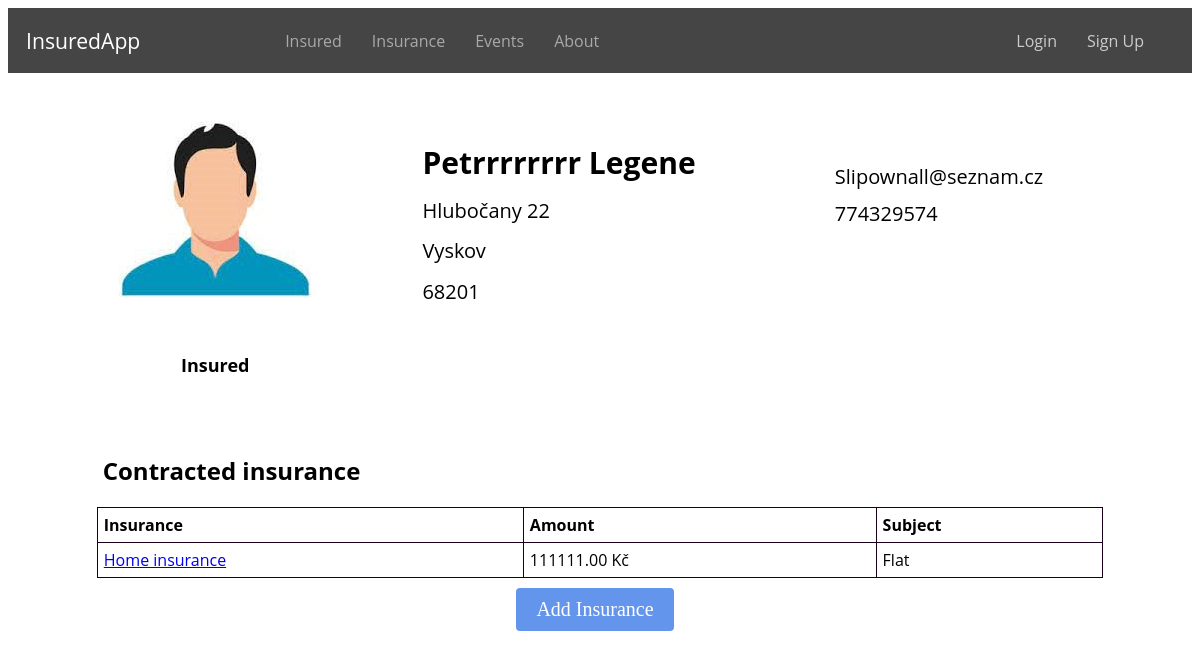
Before: /insured/8/ with the older database file.
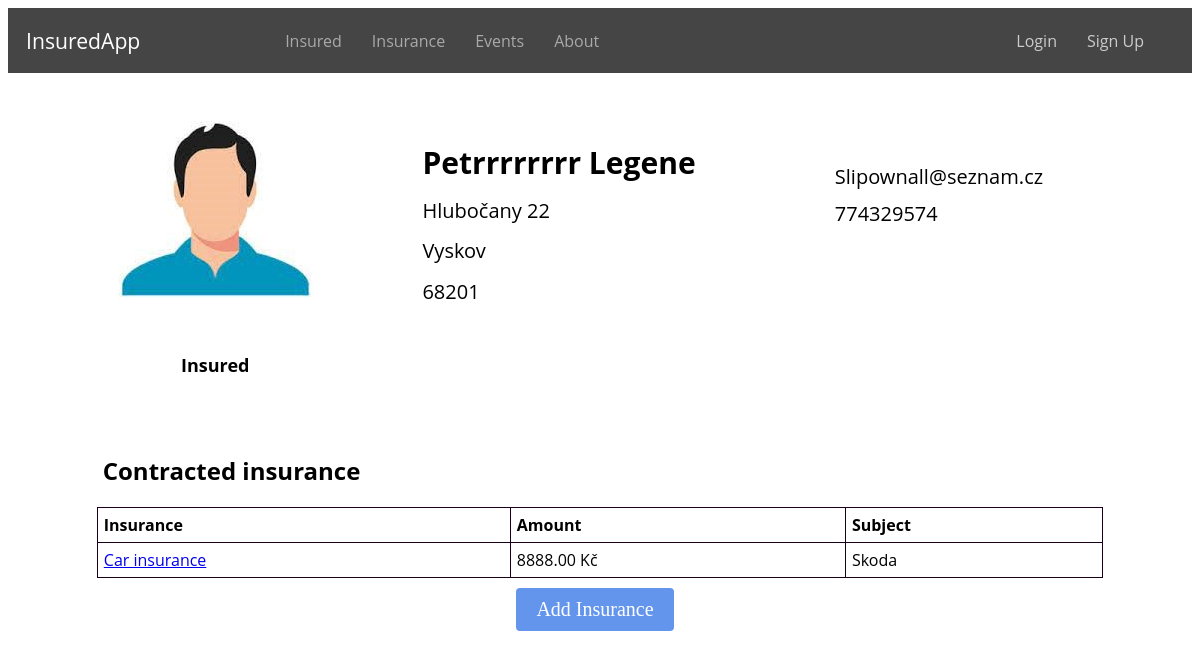
After: the same page with the newer database file.
### evidence/models.py (models this page shows, shortened)
class Insured(models.Model):
    user = models.ForeignKey(User, on_delete=models.CASCADE, related_name='insured', null=True, blank=True)
    first_name = models.CharField(max_length=100)
    profile_photo = models.ImageField(upload_to='profile_photos', blank=True, null=True)
    last_name = models.CharField(max_length=100)
    email = models.EmailField()
    role = models.CharField(max_length=20, choices=RoleEnum.choices(), null=True)
    street = models.CharField(max_length=100)
    city = models.CharField(max_length=64)
    zipcode = models.CharField(max_length=16)
    phone = models.CharField(max_length=16)
    is_policyholder = models.BooleanField(default=False)
    class Meta:
        ordering = ['id']

class Insurance(models.Model):
    INSURANCE_TYPE = (
        ('home', 'Home insurance'),
        ('car', 'Car insurance'),
        ('property', 'Property insurance'),
    )
    insurance = models.ManyToManyField(Insured, related_name='insurance')
    type = models.CharField(max_length=32, choices=INSURANCE_TYPE)
    subject = models.CharField(max_length=32)
    amount = models.DecimalField(max_digits=10, decimal_places=2)
    valid_from = models.DateField()
    valid_until = models.DateField()
    class Meta:
        ordering = ['id']

### evidence/views.py (the view)
# urls.py: path('insured/<int:insured_id>/', views.insured_detail, name='insured_detail'),
def insured_detail(request, insured_id):
    insured = get_object_or_404(Insured, pk=insured_id)
    return render(request, 'insured_detail.html', {'insured': insured, 'insured_id': insured_id})

### evidence/templates/insured_detail.html (shortened to what this page needs)
{% extends 'base.html' %}
{% load static %}
{% block content %}
    <div class="insured-info">
        <div class="thumbnail">
            {% if insured.profile_photo %}
                <img src="{{ insured.profile_photo.url }}" alt="Thumbnail">
                <p class="role">{{ insured.get_role_display }}</p>
            {% else %}
                <img src="{% static 'evidence/default_thumbnail.jpg' %}" alt="Default Thumbnail">
                <p class="role">{{ insured.get_role_display }}</p>
            {% endif %}
        </div>
        <div class="personal-info">
            <p class="name">{{ insured.first_name }} {{ insured.last_name }}</p>
            <p>{{ insured.street }}</p>
            <p>{{ insured.city }}</p>
            <p>{{ insured.zipcode }}</p>
        </div>
        <div class="contact-info">
            <p>{{ insured.email }}</p>
            <p>{{ insured.phone }}</p>
        </div>
    </div>
    <div class="insured-policies">
        <h2 class="insured-h">Contracted insurance</h2>
        <table class="policies-table">
            <thead>
                <tr>
                    <th>Insurance</th>
                    <th>Amount</th>
                    <th>Subject</th>
                </tr>
            </thead>
            <tbody>
            {% for policy in insured.insurance.all %}
                <tr>
                    <td><a href="{% url 'insurance_detail' insurance_id=policy.id %}">{{ policy.get_type_display }}</a></td>
                    <td>{{ policy.amount }} Kč</td>
                    <td>{{ policy.subject }}</td>
                </tr>
            {% endfor %}
            </tbody>
        </table>
    </div>
    <div class="main-buttons">
        <a href="{% url 'add_insurance' insured_id=insured.id %}" class="button button-add">Add Insurance</a>
    </div>
{% endblock %}

### evidence/templates/base.html (shortened to what this page needs)
<!DOCTYPE html>
<html>
{% load static %}
<head>
    <link href="{% static 'css/style.css' %}" rel="stylesheet">
</head>
<body>
    <div class="navbar">
        <div class="navbar-logo">
            <a href="/" class="navbar-logo">InsuredApp</a>
        </div>
        <div class="navbar-links">
            <a href="/insured/" {% if request.path == '/insured/' %}class="active"{% endif %}>Insured</a>
            <a href="/insurances/" {% if request.path == '/insurances/' %}class="active"{% endif %}>Insurance</a>
            <a href="/insurance_events/" {% if request.path == '/insurance_events/' %}class="active"{% endif %}>Events</a>
            <a href="/about/" {% if request.path == '/about/' %}class="active"{% endif %}>About</a>
        </div>
        <div class="navbar-login">
            {% if user.is_authenticated %}
                <span>{{ user.username }}</span>
                <a href="/logout/">Logout</a>
            {% else %}
                <a href="/login/">Login</a>
                <a href="/signup/">Sign Up</a>
            {% endif %}
        </div>
    </div>
    <div class="content">
        {% block content %}{% endblock %}
    </div>
</body>
</html>

### static/css/style.css (style rules this page uses)
.navbar { color: #fff; background-color: #454545; padding: 18px; display: flex; align-items: center; justify-content: space-between; font-family: 'Open Sans', sans-serif; }
.navbar-links { display: flex; align-items: center; }
.navbar a { color: #ccc; text-decoration: none; margin-right: 30px; }
.navbar-logo { color: #fff !important; font-size: 115% ; margin-right: 10%; }
.navbar-links a { color: #A9A9A9; text-decoration: none; margin-right: 30px; }
.navbar-login { display: flex; align-items: center; margin-left: auto; }
.role { font-family: 'Open Sans', sans-serif; font-size: 18px; display: flex; justify-content: center; font-weight: bold; }
.insured-h, .insurances-h, .insured-events-h { margin-top: 5%; margin-left: 8%; font-family: 'Open Sans', sans-serif; }
.button { display: inline-block; padding: 5px 10px; color: #fff; text-decoration: none; font-size: 14px; border-radius: 4px; }
.button-add { background-color: #6495ED; }
.main-buttons { display: flex; justify-content: center; margin-top: 10px; }
.main-buttons .button { margin-right: 10px; font-size: 20px; padding: 10px 20px; }
.insured-table, .policies-table, .insurances-table, .insured-events-table { width: 85%; margin-top: 20px; margin-left: auto; margin-right: auto; border-collapse: collapse; font-family: 'Open Sans', sans-serif; }
.insured-table th, .insured-table td, .policies-table th, .policies-table td, .insurances-table th, .insurances-table td, .insured-events-table th, .insured-events-table td { padding: 6px; border: 1px solid #1a001a; }
.insured-table th, .policies-table th { text-align: left; }
.insured-info { display: flex; align-items: flex-start; margin-top: 20px; font-family: 'Open Sans', sans-serif; }
.thumbnail { margin: 1% 0 0 8%; }
.personal-info { margin: 3% 0 0 8%; font-size: 20px; }
.personal-info p { margin: 5% 0; }
.contact-info { margin: 5% 0 0 10%; font-size: 20px; }
.contact-info p { margin: 5% 0 0 10%; }
.name { font-size: 1.5em; font-weight: bold; margin-bottom: 10px; }

Changed rows visible on the page:
removed Insurance: type "Home insurance", amount "111111.00", subject "Flat"
added Insurance: type "Car insurance", amount "8888.00", subject "Skoda"
